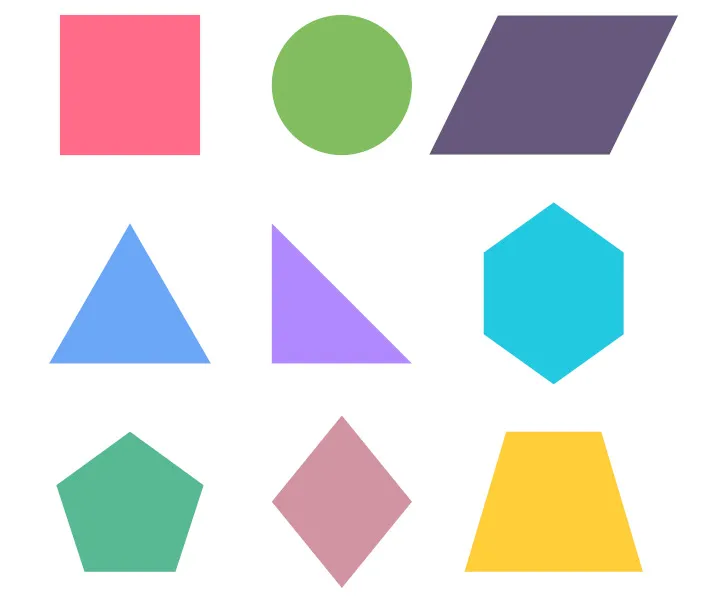
#> input picture PythonClass10/images/formas.jpg, 702 x 600 px
$ python test.py
#> lines starting #> are read from the running program, lines starting #| are printed output that depends on the picture
import cv2
import matplotlib.pyplot as plt

# Carregar a imagem
imagem = cv2.imread('images/formas.jpg')
#> imagem is the input picture: shape (600, 702, 3); mean B, G, R 218.9, 220.5, 218.8

# Converter a imagem para escala de cinza

# Aplicar uma limiarização para segmentar as formas
_, imagem_binaria = cv2.threshold(imagem, 240, 255, cv2.THRESH_BINARY)
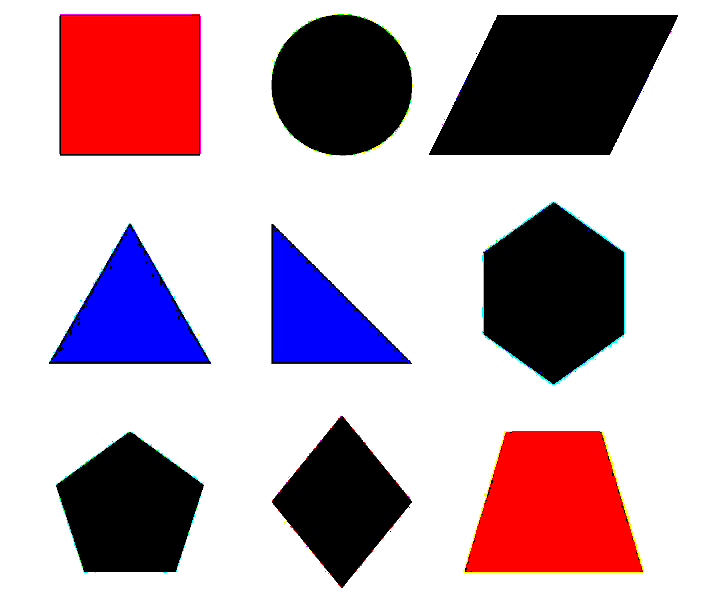
#> imagem_binaria: shape (600, 702, 3); mean B, G, R 177.9, 165.9, 188.9

# Encontrar contornos na imagem binária
#> (the run stopped early here; a loop or call above may not have finished)

$ run again, with PythonClass10/images/imagem.jpg copied over PythonClass10/images/formas.jpg
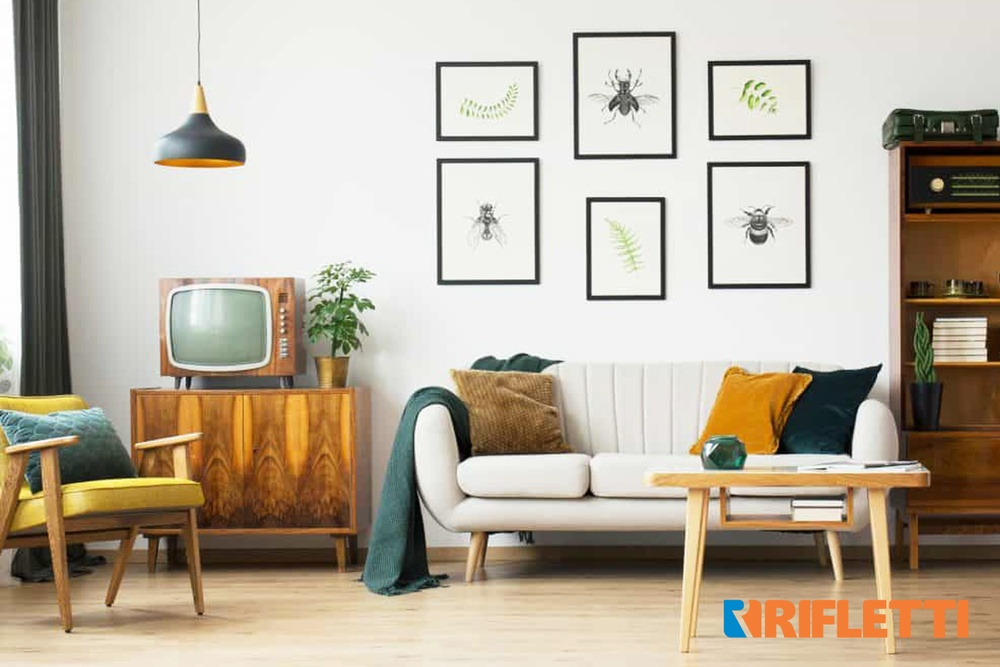
#> input picture PythonClass10/images/imagem.jpg, 1000 x 667 px, shrunk from 1365 x 910 before the run
#> imagem is the input picture: shape (667, 1000, 3); mean B, G, R 158.3, 175.1, 185.4
#> `_, imagem_binaria = cv2.threshold(imagem, 240, 255, cv2.THRESH_BINARY)`:
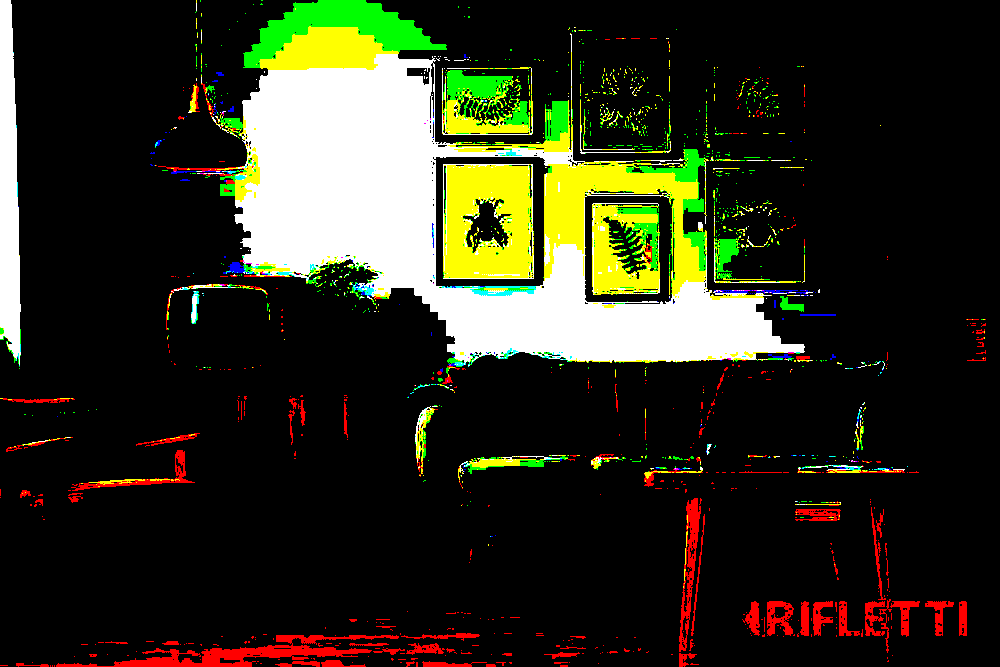
#> imagem_binaria: shape (667, 1000, 3); mean B, G, R 28.5, 45.4, 45
